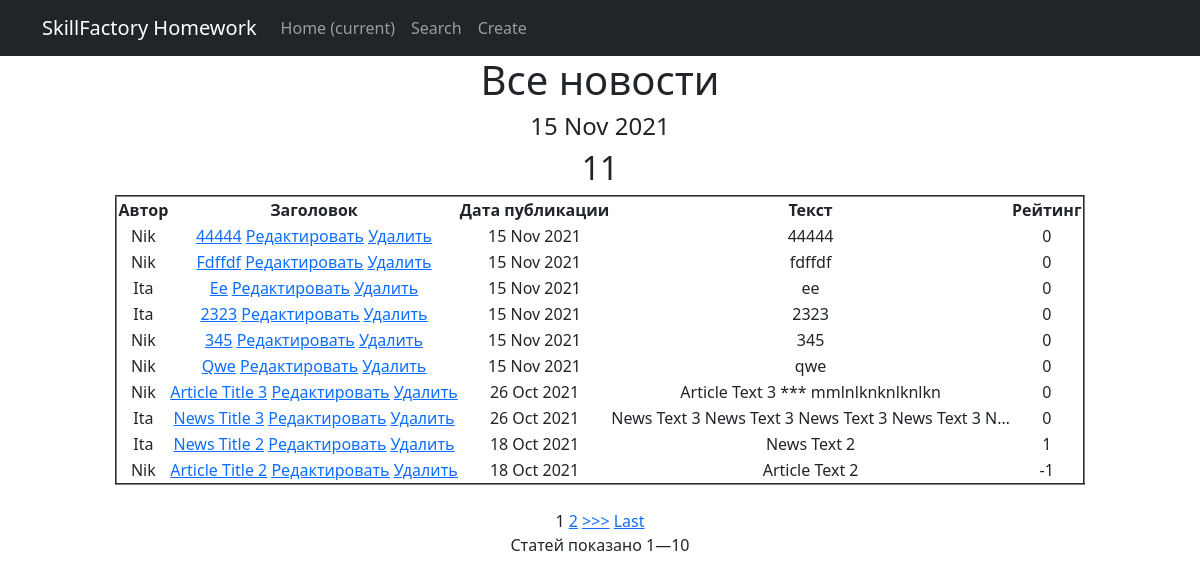
Page /news/ on the committed database.
### rating/models.py (models this page shows, shortened)
class Post(models.Model):
    author = models.ForeignKey(Author, on_delete=models.CASCADE)
    NEWS = 'NW'
    ARTICLE = 'AR'
    CATEGORY_CHOICES = (
        (NEWS, "Новость"),
        (ARTICLE, "Статья"),
    )
    categoryType = models.CharField(max_length=2, choices=CATEGORY_CHOICES, default=ARTICLE)
    dateCreation = models.DateTimeField(auto_now_add=True)
    postCategory = models.ManyToManyField(Category, through='PostCategory')
    title = models.CharField(max_length=128)
    text = TextField()
    rating = models.SmallIntegerField(default=0)

class Author(models.Model):
    authorUser = models.OneToOneField(User, on_delete=models.CASCADE)
    ratingAuthor = models.SmallIntegerField(default=0)

### rating/views.py (the view, shortened to what this page needs)
# urls.py: path('', NewsList.as_view()),
class NewsList(ListView):
    model = Post
    template_name = 'list.html'
    context_object_name = 'news'
    ordering = ['-dateCreation']
    paginate_by = 10
    form_class = PostForm
    def get_filter(self):
        return PostFilter(self.request.GET, queryset=super().get_queryset())
    def get_queryset(self):
        return self.get_filter().qs
    def get_context_data(self, *args, **kwargs):
        return {
            **super().get_context_data(*args, **kwargs),
            'filter': self.get_filter(),
            'form': self.form_class,
            'all_post': Post.objects.all(),
            'time_now': datetime.utcnow(),
        }

### rating/templatetags/custom_filters.py (called while the page is built)
@register.filter(name='Censor')
def Censor(value):
    s = str(value)
    l = s.split("bad_word")
    s1 = '***'.join(l)
    return s1

### rating/templates/flatpages/list.html (shortened to what this page needs)
{% extends 'default.html' %}
{% load custom_filters %}
{% block content %}
<div>
    <h1>Все новости</h1>
    <h4>{{ time_now|date:'d M Y' }}</h4>
    <h2>{{all_post|length}}</h2>
{% if news %}
    <table style="margin: auto" border="2">
        <tr>
            <th> Автор </th>
            <th> Заголовок </th>
            <th> Дата публикации </th>
            <th> Текст </th>
            <th> Рейтинг </th>
        </tr>
{% for new in news %}
        <tr>
            <td> {{ new.author.authorUser.first_name }} </td>
            <td>
                <a href="{% url 'detail' new.id %}"> {{ new.title|title }}</a>
                <a href="{% url 'update' new.id %}"><u>Редактировать</u></a>
                <a href="{% url 'delete' new.id %}"><u> Удалить </u></a>
            </td>
            <td> {{ new.dateCreation|date:'d M Y'  }} </td>
            <td> {{ new.text|truncatechars:50|Censor }} </td>
            <td> {{ new.rating }} </td>
        </tr>
{% endfor %}
    </table>
{% else %}
    <h2>Новостей нет!</h2>
{% endif %}
    <br>
{% if is_paginated %}
    {% for num in page_obj.paginator.page_range %}
        {% if page_obj.number == num %}
            <a>{{ num }}</a>
        {% elif num > page_obj.number|add:'-3' and num < page_obj.number|add:'3' %}
            <a href="?page={{ num }}">{{ num }}</a>
        {% endif %}
    {% endfor %}
    {% if page_obj.has_next %}
        <a href="?page={{ page_obj.next_page_number }}">>>></a>
        <a href="?page={{ page_obj.paginator.num_pages }}">Last</a>
    {% endif %}
    <p>Статей показано {{ page_obj.start_index }}—{{ page_obj.end_index }}</p>
{% endif %}
</div>
{% endblock content %}

### rating/templates/flatpages/default.html (shortened to what this page needs)
{% load static %}
<!DOCTYPE html>
<html lang="en">
<head>
  <link href="{% static 'bootstrap/css/styles.css' %}" rel="stylesheet">
</head>
<body>
  <nav class="navbar navbar-expand-lg navbar-dark bg-dark static-top">
    <div class="container">
      <a class="navbar-brand" href="#">SkillFactory Homework</a>
      <div class="collapse navbar-collapse" id="navbarResponsive">
        <ul class="navbar-nav ml-auto">
          <li class="nav-item active">
            <a class="nav-link" href="/news/">Home
              <span class="sr-only">(current)</span>
            </a>
          </li>
          <li class="nav-item">
            <a class="nav-link" href="/news/search/">Search</a>
          </li>
          <li class="nav-item">
            <a class="nav-link" href="/news/add/">Create</a>
          </li>
        </ul>
      </div>
    </div>
  </nav>
  <div class="container">
    <div class="row">
      <div class="col-lg-12 text-center">
       {% block content %}{% endblock content %}
      </div>
    </div>
  </div>
</body>
</html>

### rows in the picture
Post: author.authorUser.first_name "Nik", title "44444", dateCreation "15 Nov 2021", text|Censor "44444", rating "0"
Post: author.authorUser.first_name "Nik", title "Fdffdf", dateCreation "15 Nov 2021", text|Censor "fdffdf", rating "0"
Post: author.authorUser.first_name "Ita", title "Ee", dateCreation "15 Nov 2021", text|Censor "ee", rating "0"
Post: author.authorUser.first_name "Ita", title "2323", dateCreation "15 Nov 2021", text|Censor "2323", rating "0"
Post: author.authorUser.first_name "Nik", title "345", dateCreation "15 Nov 2021", text|Censor "345", rating "0"
Post: author.authorUser.first_name "Nik", title "Qwe", dateCreation "15 Nov 2021", text|Censor "qwe", rating "0"
Post: author.authorUser.first_name "Nik", title "Article Title 3", dateCreation "26 Oct 2021", text|Censor "Article Text 3 *** mmlnlknknlknlkn", rating "0"
Post: author.authorUser.first_name "Ita", title "News Title 3", dateCreation "26 Oct 2021", text|Censor "News Text 3 News Text 3 News Text 3 News Text 3 N…", rating "0"
Post: author.authorUser.first_name "Ita", title "News Title 2", dateCreation "18 Oct 2021", text|Censor "News Text 2", rating "1"
Post: author.authorUser.first_name "Nik", title "Article Title 2", dateCreation "18 Oct 2021", text|Censor "Article Text 2", rating "-1"

### other values in the picture
{{ all_post|length }} "11"
{{ num }} "1"
{{ num }} "2"
{{ page_obj.start_index }} "1"
{{ page_obj.end_index }} "10"
